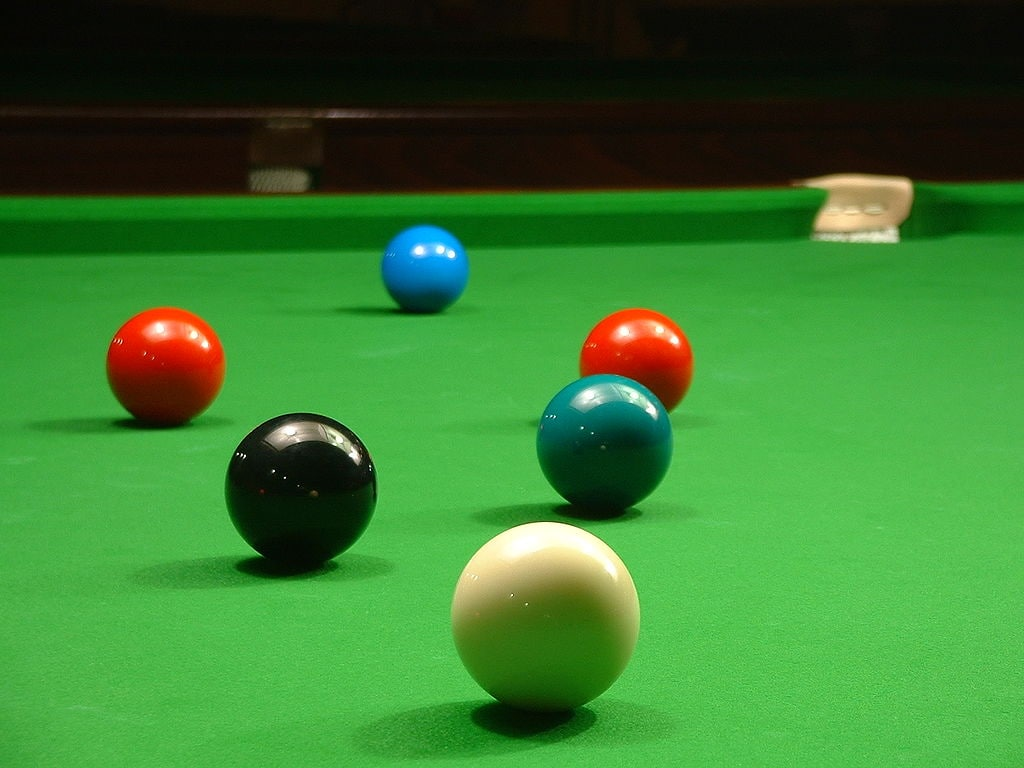
#> input picture Practicas/calibrar/billar.jpg, 1024 x 768 px
$ python reconocimiento.py
#> lines starting #> are read from the running program, lines starting #| are printed output that depends on the picture; after the words box and inside, x2 and y2 are one past the last pixel; in counts of white or black regions, pixels touching at a corner belong together
import cv2
import numpy as np
import camara

#img   = cv2.imread("figuras.jpg")
#ULTIMA PARTE DE LA CLASE: DETECTAR CON EL BILLAR, EL RESTO ES CON LAS FIGURAS
img   = cv2.imread("billar.jpg")
#> img is the input picture: shape (768, 1024, 3); mean B, G, R 48.1, 122.7, 56.3

gris  = cv2.cvtColor(img, cv2.COLOR_BGR2GRAY)
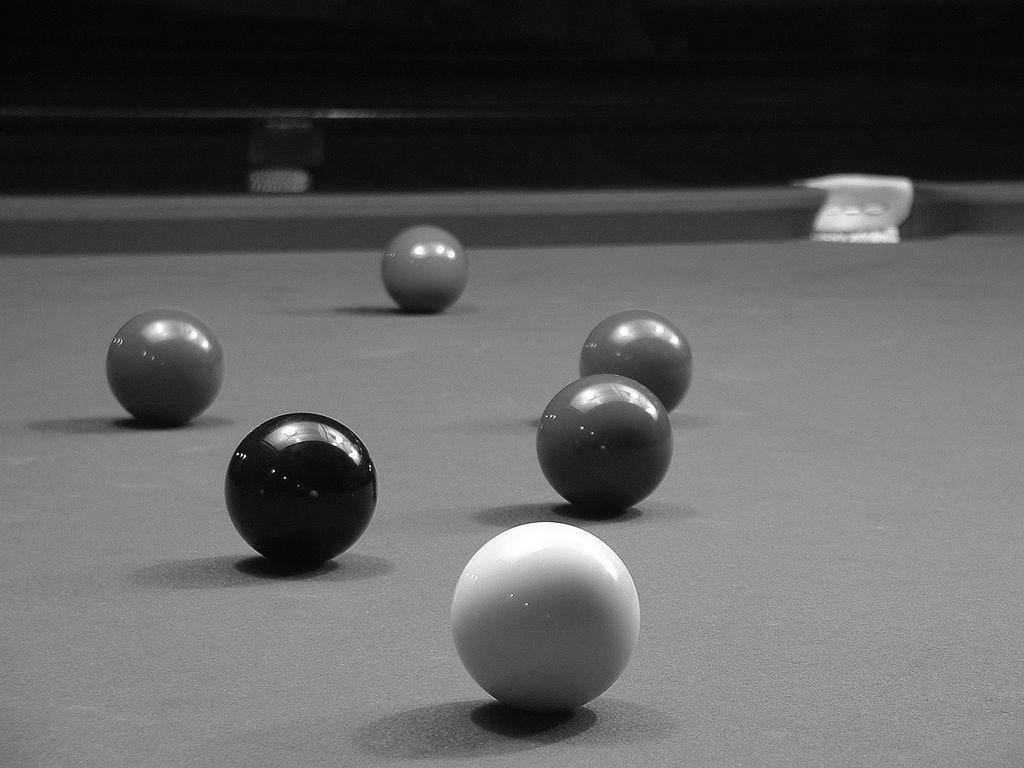
#> gris: shape (768, 1024); min 1, max 255, mean 94.3
_, bn = cv2.threshold(gris, 200, 255, cv2.THRESH_BINARY)
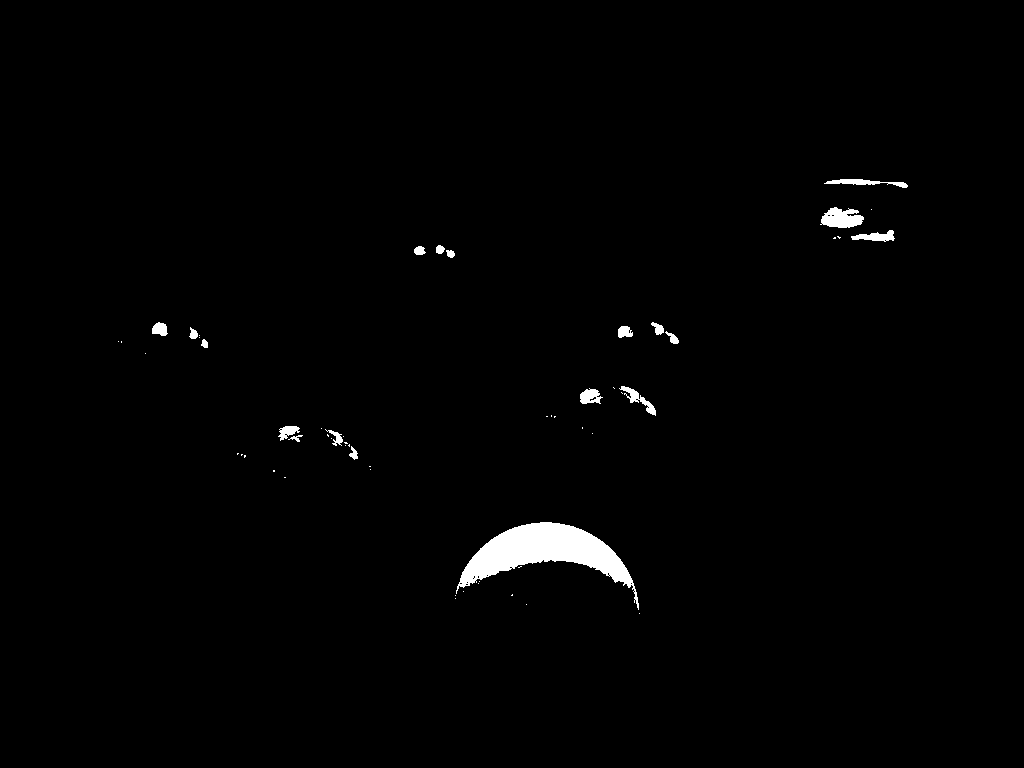
#> bn: shape (768, 1024); 1.1% white; 57 white regions (38 under 20 px), largest, box (x1, y1, x2, y2) and area: (456, 522, 639, 610) 5763, (820, 207, 864, 228) 636, (824, 179, 908, 188) 322

# [46 lines of commented-out code are left out]
circulos = cv2.HoughCircles(bn, cv2.HOUGH_GRADIENT, dp=1.5, minDist=100, param1=50, param2=30)
#> circulos = [[543.8, 621.8, 100.2], [849.8, 330.8, 152.7], [591.8, 456.8, 79.5], [851.2, 201.8, 23.55]]

for c in circulos:
    x, y, r = c[0].astype(int)
    cv2.circle(img, (x,y), r, (255,0,0), 2)
#> this loop made 1 pass
#> (x, y, r) on pass 1: (543, 621, 100)
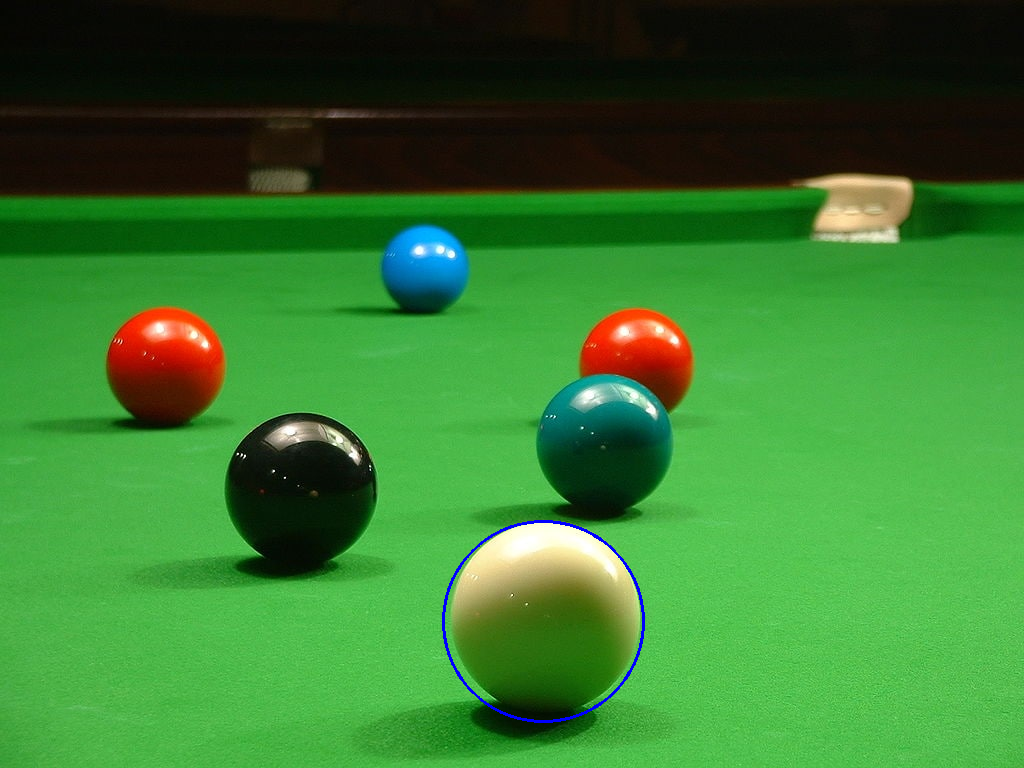
#> img: shape (768, 1024, 3); 0.23% of pixels changed, all inside (x1, y1, x2, y2) = (442, 520, 645, 723)

cv2.imshow("IMAGEN", img)
#cv2.imshow("IMAGEN2", bn)
#cv2.imshow("IMAGEN3", harris)
cv2.waitKey()
